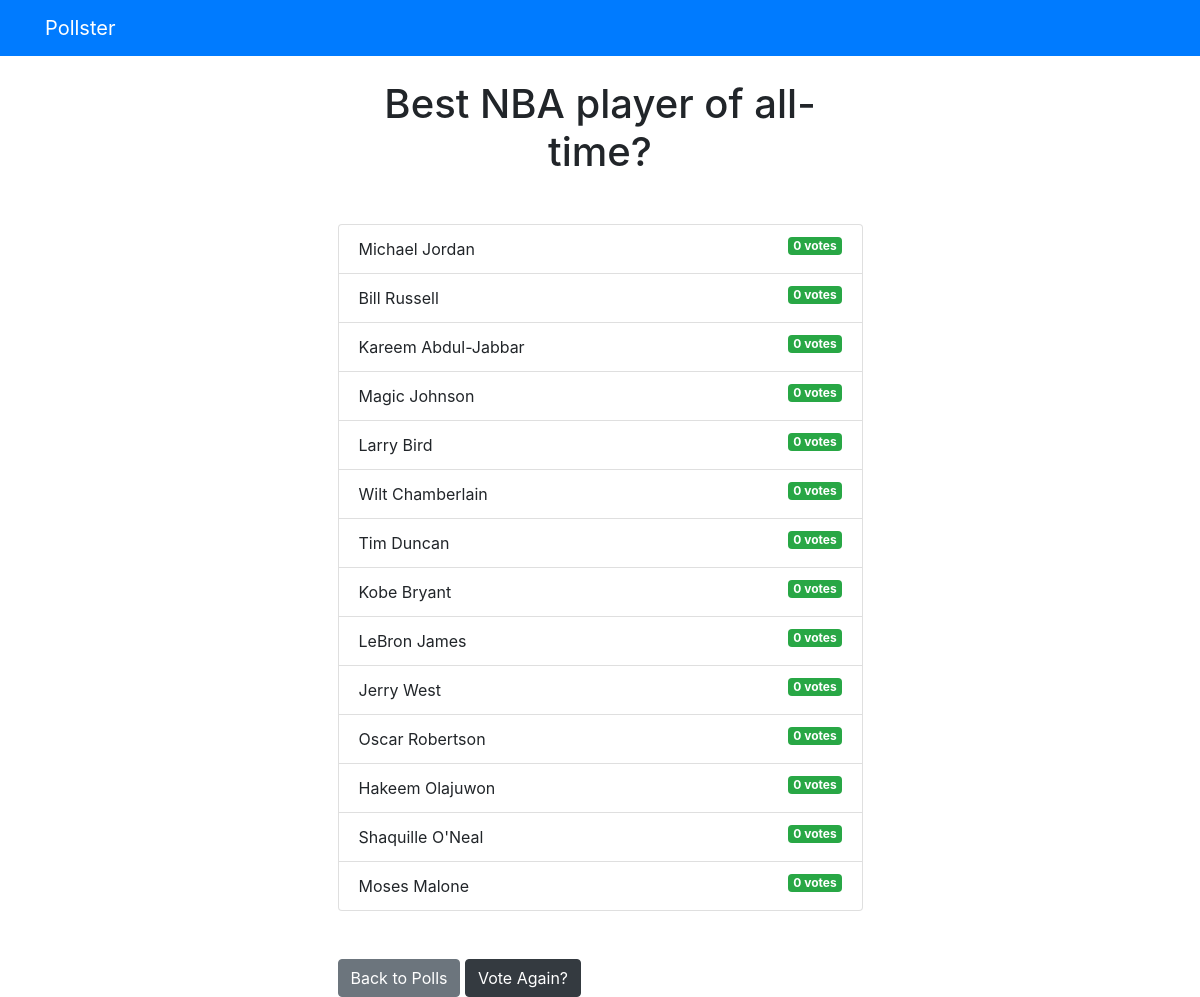
The page /polls/4/results/ on the database its author committed.
### polls/models.py (models this page shows, shortened)
class Question(models.Model):
    question_text = models.CharField(max_length=200)
    pub_date = models.DateTimeField('Date Published')

class Choice(models.Model):
    question = models.ForeignKey(Question, on_delete=models.CASCADE)
    choice_text = models.CharField(max_length=200)
    votes = models.IntegerField(default=0)

### polls/views.py (the view)
# urls.py: path('<int:question_id>/results/', views.results, name='results'),
def results(request, question_id):
    question = get_object_or_404(Question, pk=question_id)
    return render(request, 'polls/results.html', {'question':question})

### templates/polls/results.html
{% extends 'base.html' %}
{% block content %}
<h1 class='text-center mb-5'> {{ question.question_text }} </h1>
<ul class='list-group mb-5'>
  {% for choice in question.choice_set.all %}
  <li class='list-group-item'>
    {{ choice.choice_text }} <span class='badge badge-success float-right'>
    {{ choice.votes }} vote{{ choice.votes | pluralize }}</span>
  </li>
  {% endfor %}
</ul>
<a class='btn btn-secondary' href="{% url 'polls:index' %}"> Back to Polls </a>
<a class='btn btn-dark' href="{% url 'polls:detail' question.id %}"> Vote Again? </a>
{% endblock %}

### rows shown on the page
Question: question_text "Best NBA player of all-time?"
Choice: choice_text "Michael Jordan", votes "0", votes|pluralize "s"
Choice: choice_text "Bill Russell", votes "0", votes|pluralize "s"
Choice: choice_text "Kareem Abdul-Jabbar", votes "0", votes|pluralize "s"
Choice: choice_text "Magic Johnson", votes "0", votes|pluralize "s"
Choice: choice_text "Larry Bird", votes "0", votes|pluralize "s"
Choice: choice_text "Wilt Chamberlain", votes "0", votes|pluralize "s"
Choice: choice_text "Tim Duncan", votes "0", votes|pluralize "s"
Choice: choice_text "Kobe Bryant", votes "0", votes|pluralize "s"
Choice: choice_text "LeBron James", votes "0", votes|pluralize "s"
Choice: choice_text "Jerry West", votes "0", votes|pluralize "s"
Choice: choice_text "Oscar Robertson", votes "0", votes|pluralize "s"
Choice: choice_text "Hakeem Olajuwon", votes "0", votes|pluralize "s"
Choice: choice_text "Shaquille O'Neal", votes "0", votes|pluralize "s"
Choice: choice_text "Moses Malone", votes "0", votes|pluralize "s"
